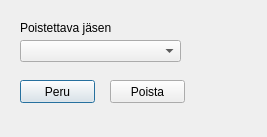
<?xml version="1.0" encoding="UTF-8"?>
<ui version="4.0">
 <class>Dialog</class>
 <widget class="QDialog" name="Dialog">
  <property name="geometry">
   <rect>
    <x>0</x>
    <y>0</y>
    <width>267</width>
    <height>137</height>
   </rect>
  </property>
  <property name="windowTitle">
   <string>Dialog</string>
  </property>
  <widget class="QComboBox" name="removeMemberComboBox">
   <property name="geometry">
    <rect>
     <x>20</x>
     <y>40</y>
     <width>161</width>
     <height>22</height>
    </rect>
   </property>
  </widget>
  <widget class="QLabel" name="label_12">
   <property name="geometry">
    <rect>
     <x>20</x>
     <y>20</y>
     <width>101</width>
     <height>16</height>
    </rect>
   </property>
   <property name="text">
    <string>Poistettava jäsen</string>
   </property>
  </widget>
  <widget class="QPushButton" name="removeMemberPushButton">
   <property name="geometry">
    <rect>
     <x>110</x>
     <y>80</y>
     <width>75</width>
     <height>23</height>
    </rect>
   </property>
   <property name="text">
    <string>Poista</string>
   </property>
  </widget>
  <widget class="QPushButton" name="removeMemberCancelPushButton">
   <property name="geometry">
    <rect>
     <x>20</x>
     <y>80</y>
     <width>75</width>
     <height>23</height>
    </rect>
   </property>
   <property name="text">
    <string>Peru</string>
   </property>
   <property name="default">
    <bool>true</bool>
   </property>
  </widget>
 </widget>
 <resources/>
 <connections/>
</ui>
